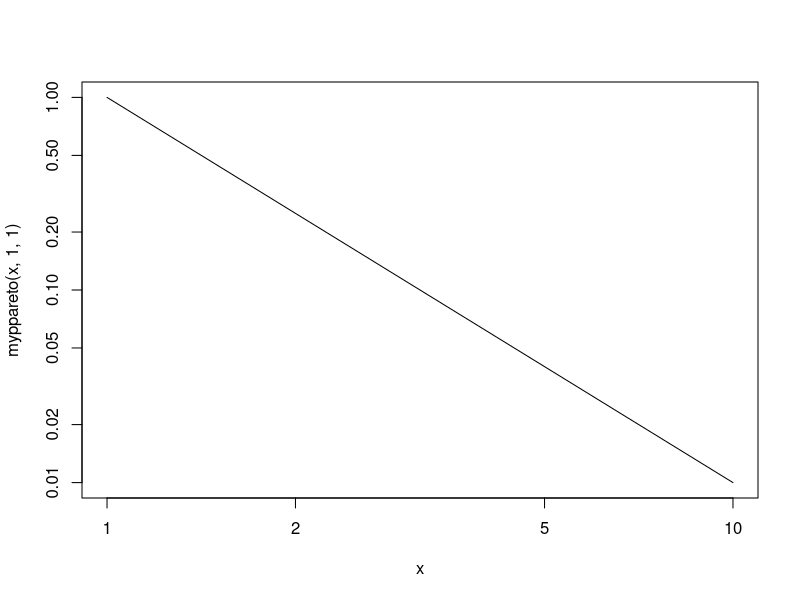
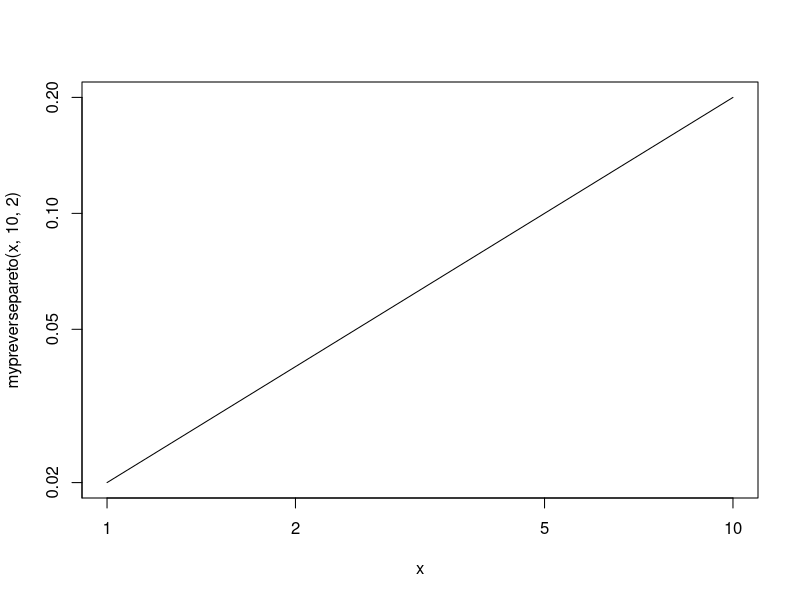
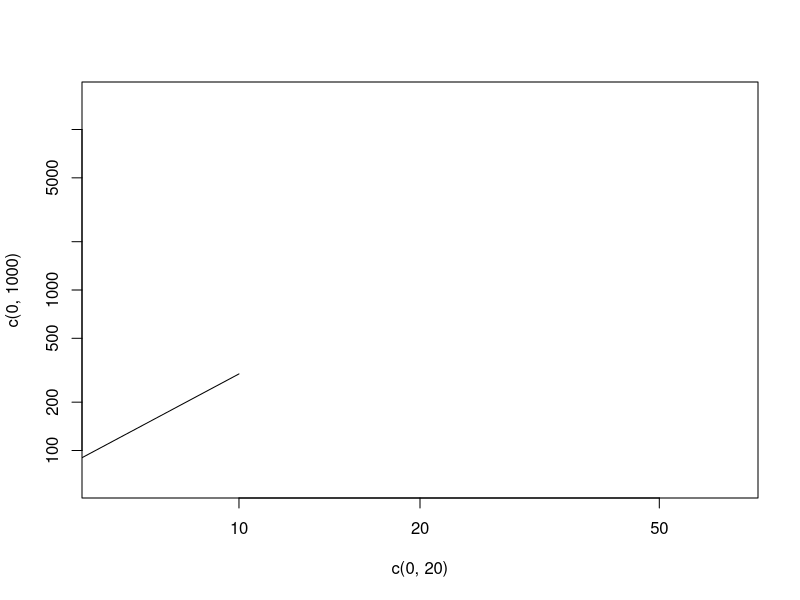
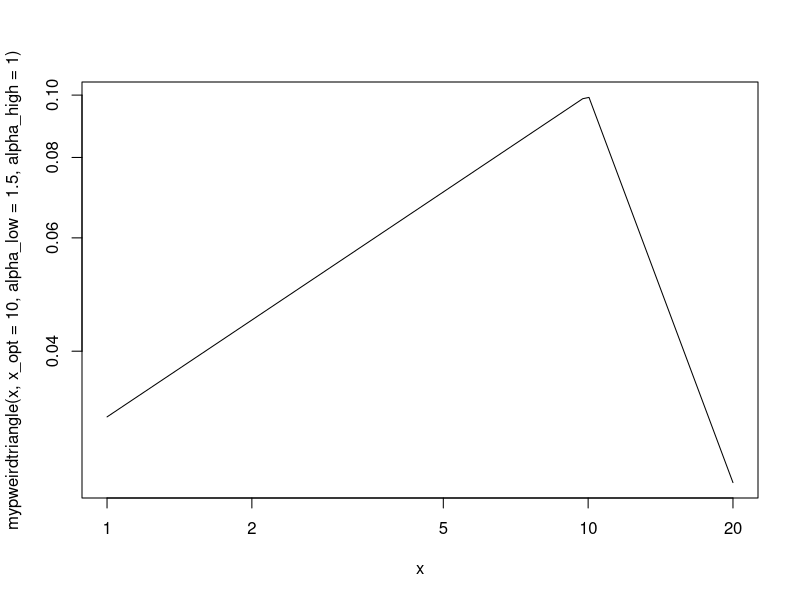

Write the R code that produced these figures, in order.
myppareto <- function(x, x_min, alpha) alpha * x_min^alpha / x^(alpha+1)
mypreversepareto <- function(x, x_max, alpha) alpha * x_max^(-alpha) / x^(-alpha+1)
curve(myppareto(x, 1, 1), from=1, to=10, log='xy')
curve(mypreversepareto(x, 10, 2), from=1, to=10, log='xy')
plot(x=c(0,20),y=c(0,1000), log='xy',type='n')
curve(-myppareto(x,1,-3), from=1,to=10, add=T)
curve(myppareto(x,10,1),from=10,to=20,add=T)

alpha_low = 2
alpha_high = 1
x_opt = 20

xq <- function(alphalow, alphahigh, xopt) (xopt^(alphalow-2) * (alphahigh/alphalow))^(-1/alphalow)

mypweirdtriangle <- function(x, x_opt, alpha_low, alpha_high) {
  x_low <- ((alpha_high/alpha_low)^(-1/alpha_low))*x_opt
  p <- numeric(length(x))
  p[x < x_opt] <- alpha_low * x_low^(-alpha_low) / (x[x <= x_opt]^(-alpha_low+1))
  p[x >= x_opt] <- alpha_high * x_opt^alpha_high / x[x > x_opt]^(alpha_high+1)
  p
}

curve(mypweirdtriangle(x, x_opt = 10, alpha_low = 1.5, alpha_high = 1),from=1,to=20, log='xy')
